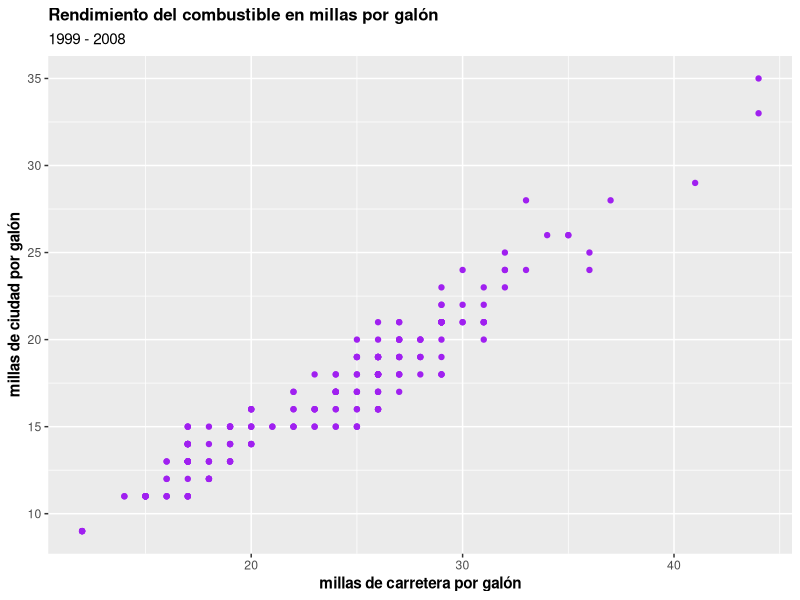

Source code (R):
## ---- chunk 1
knitr::opts_chunk$set(echo = TRUE)
## ---- chunk 2
library(ggplot2)
ggplot(mpg, aes(hwy, cty)) + geom_point(color = "purple") + 
  ggtitle("Rendimiento del combustible en millas por galón") +
  labs(x = "millas de carretera por galón", y = "millas de ciudad por galón", subtitle = "1999 - 2008") + 
  theme (plot.title = element_text(size = rel(1.1), face = "bold")) + 
  theme(axis.title = element_text(face = "bold"))
  
## ---- chunk 3
data(mpg)
library(xtable)
print(xtable(mpg[1:5,1:5], auto = TRUE), comment = FALSE)
